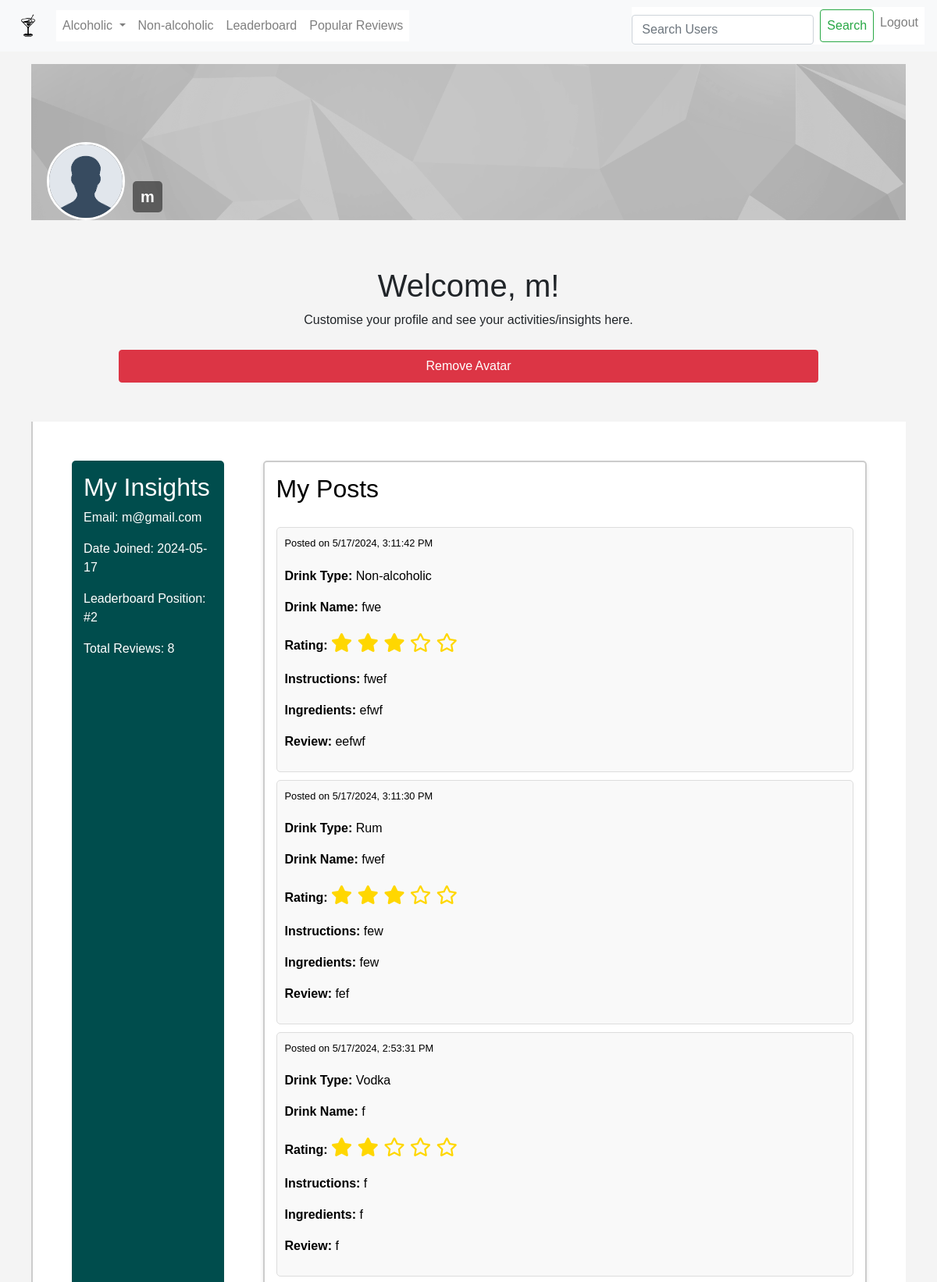
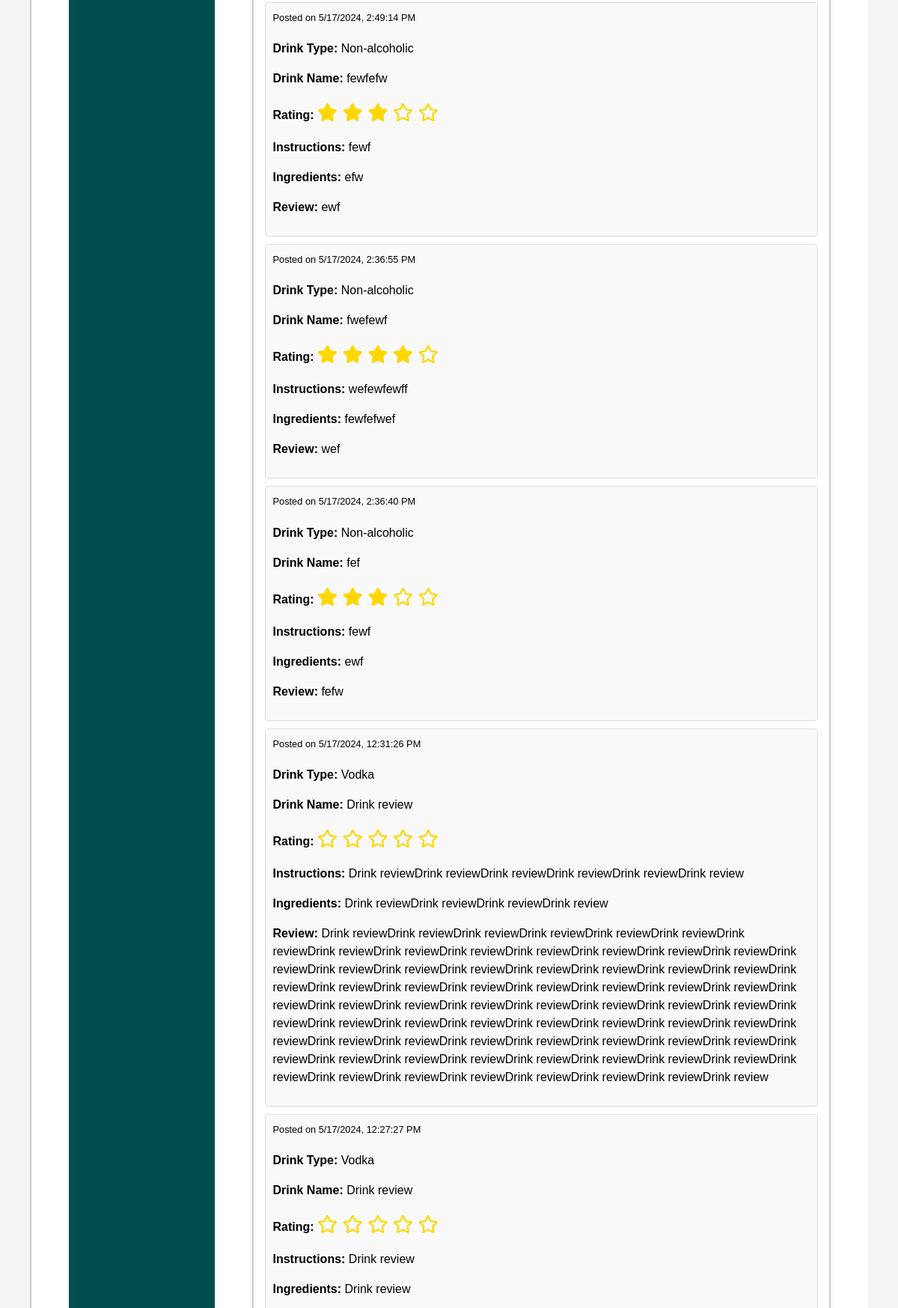
Screenshot of / (signed in, upper part) with the database file from the repository (2 pictures, top to bottom).
### app/models.py (models this page shows, shortened)
class User(UserMixin, db.Model):
    id = db.Column(db.Integer, primary_key=True)
    username = db.Column(db.String(80), unique=True, nullable=False)
    email = db.Column(db.String(120), unique=True, nullable=False)
    password_hash = db.Column(db.String(128), nullable=False)
    salt = db.Column(db.String(64), nullable=False)
    created_at = db.Column(db.DateTime, default=datetime.utcnow)
    avatar = db.Column(db.String(120), nullable=False, default='images/avatars/default_avatar.png')
    posts = db.relationship('Post', backref='author', lazy=True)
    @property
    def is_authenticated(self):
        return True

class Post(db.Model):
    id = db.Column(db.Integer, primary_key=True)
    content = db.Column(db.Text, nullable=False)
    user_id = db.Column(db.Integer, db.ForeignKey('user.id'), nullable=False)
    drink_type = db.Column(db.String(50), nullable=False)
    created_at = db.Column(db.DateTime, default=datetime.utcnow)
    likes = db.Column(db.Integer, default=0)
    super_likes = db.Column(db.Integer, default=0)
    dislikes = db.Column(db.Integer, default=0)

### app/routes.py (the view)
@routes.route('/')
@login_required
def home():
    user = User.query.filter_by(username=session.get('username')).first()
    if user:
        user_posts = Post.query.filter_by(user_id=user.id).order_by(Post.created_at.desc()).all()
        form = UploadAvatarForm()
        return render_template('homepage.html', user=user, isLoggedIn=True, user_posts=user_posts, form=form)
    else:
        flash('User not found', category='danger')
        return redirect(url_for('routes.login'))

### app/forms.py
class UploadAvatarForm(FlaskForm):
    avatar = FileField('Upload Avatar', validators=[
        DataRequired(),
        FileAllowed(['jpg', 'jpeg', 'png'], 'Images only!')
    ])

### app/templates/homepage.html (shortened to what this page needs)
{% extends "base.html" %}
{% block content %}
<div class="container">
    <div class="banner">
        <img src="{{ url_for('static', filename='images/banner.png') }}" alt="Banner" class="banner-img">
        <div class="avatar-wrapper">
            <img src="{{ url_for('static', filename=user.avatar or 'images/avatars/default_avatar.png') }}" alt="User Avatar" class="avatar-img" id="avatar-img">
        </div>
        <div class="username">{{ user.username }}</div>
    </div>
    <div class="user-info">
        <h1>Welcome, {{ user.username }}!</h1>
        <p>Customise your profile and see your activities/insights here.</p>
        <button class="btn btn-danger" onclick="removeAvatar()">Remove Avatar</button>
    </div>
    <div class="content-area">
        <div class="insights-posts-container">
            <div class="insights-box">
                <h2>My Insights</h2>
                <p>Email: <span class="email">{{ user.email }}</span></p>
                <p>Date Joined: <span class="date-joined">{{ user.created_at.strftime('%Y-%m-%d') }}</span></p>
                <p>Leaderboard Position: <span class="leaderboard-pos" id="leaderboard-pos">Loading...</span></p>
                <p>Total Reviews: <span class="total-reviews">{{ user_posts|length }}</span></p>
            </div>
            <div class="posts-box">
                <h2 style="margin-bottom: 30px;">My Posts</h2>
                <div id="user-posts">
                    {% if user_posts %}
                        {% for post in user_posts %}
                            <div class="post">
                                <small class="post-time" data-time="{{ post.created_at.isoformat() }}">Posted on {{ post.created_at.strftime('%Y-%m-%d %H:%M:%S') }}</small>
                                <div class="post-content">
                                    {% set content_parts = post.content.split(",") %}
                                    <p><strong>Drink Type:</strong> {{ post.drink_type|replace('_', '-')|capitalize }}</p>
                                    <p><strong>Drink Name:</strong> {{ content_parts[0].split(":")[1].strip() if content_parts|length > 0 and ":" in content_parts[0] else "N/A" }}</p>
                                    <p><strong>Rating:</strong>
                                        <span class="star-rating">
                                            {% set rating = content_parts[1].split(":")[1].strip() | int if content_parts|length > 1 and ":" in content_parts[1] else 0 %}
                                            {% for i in range(1, 6) %}
                                                {% if i <= rating %}
                                                    <i class="fas fa-star"></i>
                                                {% else %}
                                                    <i class="far fa-star"></i>
                                                {% endif %}
                                            {% endfor %}
                                        </span>
                                    </p>
                                    <p><strong>Instructions:</strong> {{ content_parts[2].split(":")[1].strip() if content_parts|length > 2 and ":" in content_parts[2] else "N/A" }}</p>
                                    <p><strong>Ingredients:</strong> {{ content_parts[3].split(":")[1].strip() if content_parts|length > 3 and ":" in content_parts[3] else "N/A" }}</p>
                                    <p><strong>Review:</strong> {{ content_parts[4].split(":")[1].strip() if content_parts|length > 4 and ":" in content_parts[4] else "N/A" }}</p>
                                </div>
                            </div>
                        {% endfor %}
                    {% else %}
                        <p>You have not made any posts yet.</p>
                    {% endif %}
                </div>
            </div>
        </div>
    </div>
</div>
{% endblock %}

### app/static/css/Project.css (style rules this page uses)
html, body { width: 100%; height: 100%; margin: 0; padding: 0; overflow-x: hidden; font-family: Arial, sans-serif; background-color: #a5e1e1; }
input, .btn { width: 80%; margin-top: 10px; padding: 8px; box-sizing: border-box; }
.btn-danger { color: #fff; background-color: #dc3545; border-color: #dc3545; }
.star-rating { font-size: 1.5em; color: #ccc; cursor: pointer; }
.post small { display: block; margin-bottom: 20px; }

### app/static/css/homepage.css (style rules this page uses)
body { font-family: 'Arial', sans-serif; background-color: #f4f4f4; }
.content-area { padding-bottom: 50px; background-color: #ffffff; border-left: 2px solid #ccc; }
.insights-posts-container { padding: 50px; display: flex; gap: 50px; }
.insights-box { background-color: #004d4d; color: white; padding: 15px; width: 20%; border-radius: 5px; }
.posts-box { background-color: #ffffff; color: #000000; padding: 15px; width: 80%; border: 2px solid #ccc; border-radius: 5px; box-shadow: 0 2px 5px rgba(0,0,0,0.1); }
.post-content { white-space: normal; word-wrap: break-word; word-break: break-word; overflow: hidden; }
.post { padding: 10px; border: 1px solid #ddd; border-radius: 5px; margin-bottom: 10px; background-color: #f9f9f9; }
.star-rating { display: inline-block; }
.star-rating .fa-star { color: #FFD700; }
.container { max-width: 100%; margin: 0 auto; padding: 0 20px; }
.banner { position: relative; width: 100%; height: 200px; overflow: visible; margin-bottom: 20px; background-color: #cccccc; display: flex; align-items: center; justify-content: center; color: white; font-size: 24px; font-weight: bold; }
.banner-img { width: 100%; height: 100%; object-fit: cover; }
.avatar-wrapper { position: absolute; bottom: 0; left: 20px; width: 100px; height: 100px; border-radius: 50%; overflow: hidden; border: 3px solid white; background-color: #666666; display: flex; align-items: center; justify-content: center; color: white; font-size: 16px; font-weight: bold; z-index: 10; }
.avatar-img { width: 100%; height: 100%; object-fit: cover; }
.user-info { margin-top: 60px; text-align: center; padding-bottom: 50px; }
.username { position: absolute; left: 130px; bottom: 10px; color: white; background-color: rgba(0, 0, 0, 0.5); padding: 5px 10px; border-radius: 5px; font-size: 20px; z-index: 10; }

### rows the page displays
User: avatar (placeholder picture), username "m", email "m@gmail.com", created_at "2024-05-17"
Post: drink_type "Non-alcoholic", content_parts "fwe", content_parts "fwef", content_parts "efwf", content_parts "eefwf"
Post: drink_type "Rum", content_parts "fwef", content_parts "few", content_parts "fef"
Post: drink_type "Vodka", content_parts "f"
Post: drink_type "Non-alcoholic", content_parts "fewfefw", content_parts "fewf", content_parts "efw", content_parts "ewf"
Post: drink_type "Non-alcoholic", content_parts "fwefewf", content_parts "wefewfewff", content_parts "fewfefwef", content_parts "wef"
Post: drink_type "Non-alcoholic", content_parts "fef", content_parts "fewf", content_parts "ewf", content_parts "fefw"
Post: drink_type "Vodka", content_parts "Drink review", content_parts "Drink reviewDrink reviewDrink reviewDrink reviewDrink reviewDrink review", content_parts "Drink reviewDrink reviewDrink reviewDrink review", content_parts "Drink reviewDrink reviewDrink reviewDrink reviewDrink reviewDrink reviewDrink reviewDrink reviewDrink reviewDrink reviewDrink reviewDrink reviewDrink reviewDrink reviewDrink reviewDrink reviewDrink reviewDrink reviewDrink reviewDrink reviewDrink reviewDrink reviewDrink reviewDrink reviewDrink reviewDrink reviewDrink reviewDrink reviewDrink reviewDrink reviewDrink reviewDrink reviewDrink reviewDrink reviewDrink reviewDrink reviewDrink reviewDrink reviewDrink reviewDrink reviewDrink reviewDrink reviewDrink reviewDrink reviewDrink reviewDrink reviewDrink reviewDrink reviewDrink reviewDrink reviewDrink reviewDrink reviewDrink reviewDrink reviewDrink reviewDrink reviewDrink reviewDrink…"
Post: drink_type "Vodka", content_parts "Drink review"

### other values shown
{{ user_posts|length }} "8"
